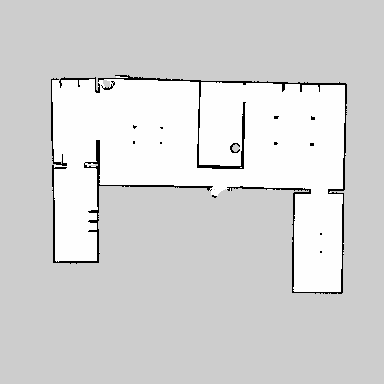
#> input picture map.pgm, 384 x 384 px
$ python map_dilation.py --input map.pgm --output out.png
#> lines starting #> are read from the running program, lines starting #| are printed output that depends on the picture; after the words box and inside, x2 and y2 are one past the last pixel; in counts of white or black regions, pixels touching at a corner belong together
import argparse
from pathlib import Path

import cv2
import numpy as np


def load_obstacle_mask_from_png(image_path, obstacle_is_dark=True, thresh=200):
    """
    Load a PNG map as a binary obstacle mask.

    Returns
    -------
    obstacle_mask : (H, W) bool
        True means obstacle.
    gray : (H, W) uint8
        Grayscale image.
    """
#> called with image_path = 'map.pgm', obstacle_is_dark = False, thresh = 200
    image_path = Path(image_path)
    gray = cv2.imread(str(image_path), cv2.IMREAD_GRAYSCALE)
#> gray is the input picture: shape (384, 384); min 0, max 254, mean 213
    if gray is None:
        raise FileNotFoundError(f"Could not read image: {image_path}")

    if obstacle_is_dark:
        obstacle_mask = gray < thresh
    else:
        obstacle_mask = gray > thresh
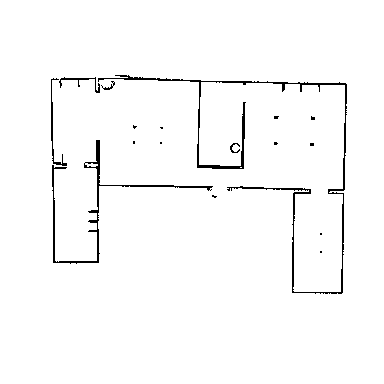
#> obstacle_mask: shape (384, 384) bool; 97.8% white; black in thin lines or dots, all inside (x1, y1, x2, y2) = (51, 75, 347, 294)

    return obstacle_mask, gray


def dilate_obstacle_mask_px(obstacle_mask_bool, radius_px):
    """
    Dilate a binary obstacle mask by a pixel radius.
    """
#> called with radius_px = 4
    if radius_px <= 0:
        return obstacle_mask_bool.copy()

    r = int(np.ceil(radius_px))
    ksize = 2 * r + 1
    kernel = cv2.getStructuringElement(cv2.MORPH_ELLIPSE, (ksize, ksize))
    mask_u8 = obstacle_mask_bool.astype(np.uint8) * 255
    dilated = cv2.dilate(mask_u8, kernel, iterations=1)
#> dilated: shape (384, 384); every value is 255
    return dilated > 0
#> returned value: shape (384, 384) bool; every value is 1


def save_mask_png(mask_bool, output_path):
    """
    Save obstacle mask as an image where obstacle=black, free=white.
    """
#> called with output_path = 'out.png'
    output_path = Path(output_path)
    mask_u8 = np.where(mask_bool, 0, 255).astype(np.uint8)
#> mask_u8: shape (384, 384); every value is 0
    ok = cv2.imwrite(str(output_path), mask_u8)
    if not ok:
        raise IOError(f"Failed to save image: {output_path}")


def main():
    parser = argparse.ArgumentParser(
        description="Dilate a map image by a pixel radius and save the dilated result."
    )
    parser.add_argument("--input", required=True, help="Input PNG map path")
    parser.add_argument("--output", required=True, help="Output PNG for dilated map")
    parser.add_argument(
        "--radius-px",
        type=float,
        default=4.0,
        help="Dilation radius in pixels",
    )
    parser.add_argument(
        "--thresh",
        type=int,
        default=200,
        help="Threshold for obstacle extraction",
    )
    parser.add_argument(
        "--obstacle-is-dark",
        action="store_true",
        help="Use dark pixels as obstacles",
    )
    args = parser.parse_args()

    obstacle_mask, _ = load_obstacle_mask_from_png(
        args.input,
        obstacle_is_dark=args.obstacle_is_dark,
        thresh=args.thresh,
    )
    dilated_mask = dilate_obstacle_mask_px(obstacle_mask, args.radius_px)
    save_mask_png(dilated_mask, args.output)

    print(f"Input map: {args.input}")
    print(f"Dilated map saved to: {args.output}")
    print(f"Dilation radius: {args.radius_px} px")


if __name__ == "__main__":
    main()
